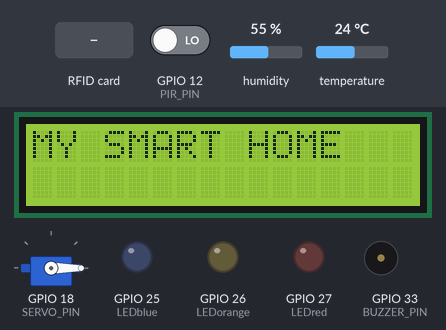
A sketch run on a simulated ESP32. Shown: servo, 16×2 character LCD, output pins drawn as LEDs (lit = HIGH), buzzer (waves = sounding, pin HIGH). The inputs (shaded band) are chosen by the test bench; at power-on: GPIO 12 (PIR_PIN) LOW, humidity 55 %, temperature 24 °C. WiFi joins after 1.5 s; servers stay silent unless stated; the Firebase database answers and starts empty; what the sketch prints to the serial monitor is not drawn.

Above: at 1.6 s.
At 4.7 s:
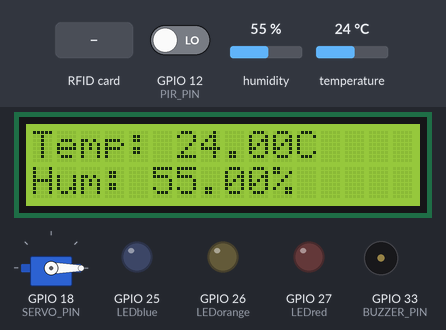
4.8 s: RFID card 5E 7A 19 C4 held to the reader
Timing chart, 0 to 7.8 s (numbered marks = the images above; inputs shaded):
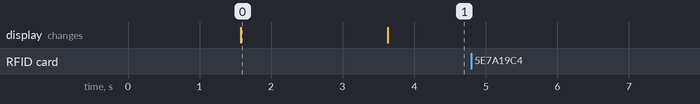

Measured:
- after the input at 4.8 s, every drawn part: stays the same
- what the display in image 0 shows lasts 2.0 s, from 1.6 s to 3.6 s

The sketch:

smart_home_firebase.ino
```cpp
#include <WiFi.h>
#include <Firebase_ESP_Client.h>
#include <DHT.h>
#include <LiquidCrystal_I2C.h>
#include <ESP32Servo.h>
#include <PN532_HSU.h>
#include <PN532.h>


#define MQ_PIN 34
#define BUZZER_PIN 33
#define PIR_PIN 12
#define DHTPIN 4
#define DHTTYPE DHT11
#define GAS_SEUIL 3000
#define SOIL_PIN 35
#define SOIL_SEUIL 20
#define SERVO_PIN 18

#define WIFI_SSID ""
#define WIFI_PASSWORD ""

#define DATABASE_URL ""
#define API_KEY ""
#define LEGACY_TOKEN ""

FirebaseConfig config;
FirebaseAuth auth;
FirebaseData firebaseData;

HardwareSerial mySerial(1);
PN532_HSU pn532hsu(mySerial);
PN532 nfc(pn532hsu);

const String validTags[] = {"179.69.178.238", "67.3.154.166"};
const int numValidTags = 2;
int servoState = 0;

Servo monServo;
DHT dht(DHTPIN, DHTTYPE);
LiquidCrystal_I2C lcd(0x27, 16, 2);


int LEDred = 27;
int LEDorange = 26;
int LEDblue = 25;


unsigned long previousMillis = 0;


void toggleDoor();
void closeDoor();
String tagToString(byte id[4]);
bool isValidTag(String tag);

void setup() {
    Serial.begin(115200);

    WiFi.begin(WIFI_SSID, WIFI_PASSWORD);
    Serial.print("Connexion au Wi-Fi...");
    int attempts = 0;
    while (WiFi.status() != WL_CONNECTED && attempts < 40) {
        Serial.print(".");
        delay(500);
        attempts++;
    }

    if (WiFi.status() != WL_CONNECTED) {
        Serial.println("\nÉchec de la connexion Wi-Fi !");
        return;
    }

    Serial.println(" Connecté avec l'IP : " + WiFi.localIP().toString());

    config.api_key = API_KEY;
    config.database_url = DATABASE_URL;
    config.signer.tokens.legacy_token = LEGACY_TOKEN;

    Firebase.begin(&config, &auth);
    Firebase.reconnectWiFi(true);

    mySerial.begin(115200, SERIAL_8N1, 16, 17);
    nfc.begin();
    if (!nfc.getFirmwareVersion()) {
        Serial.println("Module PN532 non détecté !");
        while (1);
    }
    nfc.SAMConfig();

    monServo.attach(SERVO_PIN);
    monServo.write(0);

    pinMode(BUZZER_PIN, OUTPUT);
    pinMode(MQ_PIN, INPUT);
    pinMode(PIR_PIN, INPUT);
    pinMode(SOIL_PIN, INPUT);
    pinMode(LEDred, OUTPUT);
    pinMode(LEDorange, OUTPUT);
    pinMode(LEDblue, OUTPUT);

    dht.begin();
    lcd.begin();
    lcd.backlight();
    lcd.print("MY SMART HOME");
    delay(2000);
    lcd.clear();
}
void loop() {
    if (Firebase.ready() && (millis() - previousMillis > 5000 || previousMillis == 0)) {
        previousMillis = millis();

        float temperature = dht.readTemperature();
        float humidity = dht.readHumidity();
        int gasLevel = analogRead(MQ_PIN);
        int mouvement = digitalRead(PIR_PIN);
        int soilValue = analogRead(SOIL_PIN);
        int soilHumidity = map(soilValue, 4095, 0, 0, 100);
        soilHumidity = constrain(soilHumidity, 0, 100);

        Serial.print(" Température : ");
        Serial.print(temperature);
        Serial.print(" °C, Humidité : ");
        Serial.print(humidity);
        Serial.println(" %");

        lcd.clear();
        lcd.setCursor(0, 0);
        lcd.print("Temp: ");
        lcd.print(temperature);
        lcd.print("C");
        lcd.setCursor(0, 1);
        lcd.print("Hum: ");
        lcd.print(humidity);
        lcd.print("%");

        Firebase.RTDB.setFloat(&firebaseData, "/FirebaseIOT/temperature", temperature);
        Firebase.RTDB.setFloat(&firebaseData, "/FirebaseIOT/humidity", humidity);

        digitalWrite(LEDorange, LOW);
        digitalWrite(LEDred, LOW);
        digitalWrite(BUZZER_PIN, LOW);

         if (soilHumidity < SOIL_SEUIL) {
            lcd.clear();
            lcd.print("Sol sec !");
        }

        if (gasLevel > GAS_SEUIL) {
            digitalWrite(LEDred, HIGH);
            lcd.clear();
            lcd.setCursor(0, 0);
            lcd.print("Gaz detecte !");
            lcd.setCursor(0, 1);
           lcd.print(gasLevel);
            digitalWrite(BUZZER_PIN, HIGH);
            delay(2000);
            digitalWrite(BUZZER_PIN, LOW);
        }

        if (mouvement == HIGH) {
            delay(1000);
            lcd.clear();
            lcd.print("Mouvement detecte !");
            digitalWrite( LEDorange, HIGH);
        }


    }

    uint8_t uid[4];
    uint8_t uidLength;
    if (nfc.readPassiveTargetID(PN532_MIFARE_ISO14443A, uid, &uidLength)) {
        String tagId = tagToString(uid);
        Serial.print("Tag détecté : ");
        Serial.println(tagId);

        if (isValidTag(tagId)) {
            toggleDoor();
        } else {
            closeDoor();
        }
        delay(1000);
     } else {
    Serial.println("Aucun tag détecté...");
  }

    String doorStatus = "";
    if (Firebase.RTDB.getString(&firebaseData, "/FirebaseIOT/doorStatus")) {
        doorStatus = firebaseData.stringData();
    }


    if (doorStatus == "open" && servoState != 0) {
        monServo.write(0);
        servoState = 0;
        Serial.println("Porte ouverte!");
        lcd.clear();
        lcd.print("Porte ouverte!");
    }

    else if (doorStatus == "close" && servoState == 0) {
        monServo.write(120);
        servoState = 120;
        Serial.println("Porte fermée!");
        lcd.clear();
        lcd.print("Porte fermée!");
    }


    String ledStatus = "";
    if (Firebase.RTDB.getString(&firebaseData, "/FirebaseIOT/ledStatus")) {
        ledStatus = firebaseData.stringData();
    }

    if (ledStatus == "on") {
        digitalWrite(LEDblue, HIGH);
        Serial.println("Commande Firebase: LED allumée");
    } else if (ledStatus == "off") {
        digitalWrite(LEDblue, LOW);
        Serial.println("Commande Firebase: LED éteinte");
    }
}

String tagToString(byte id[4]) {
    return String(id[0]) + "." + String(id[1]) + "." + String(id[2]) + "." + String(id[3]);
}

bool isValidTag(String tag) {
    for (int i = 0; i < numValidTags; i++) {
        if (tag == validTags[i]) {
            return true;
        }
    }
    return false;
}

void toggleDoor() {

     static int servoState = 0;

  if (servoState == 0) {
    monServo.write(120);
    servoState = 120;
    Serial.println("Porte ouverte !");
    lcd.clear();
        lcd.print("Porte fermée!");
  } else {
    monServo.write(0);
    servoState = 0;
    Serial.println("Porte fermée !");
    lcd.clear();
     lcd.print("Porte ouverte!");
  }

}

void closeDoor() {
    monServo.write(0);
    Serial.println("Tag invalide. Porte fermée.");
}
```
